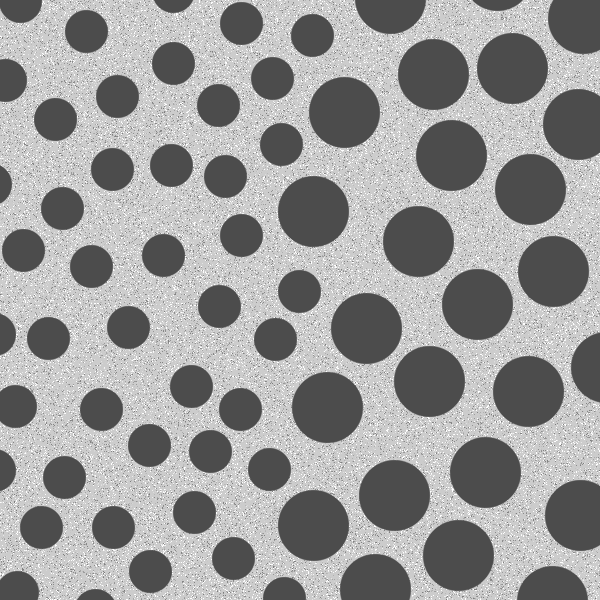
#> input picture cv-hw2/data/Fig0943(a)(dark_blobs_on_light_background).tif, 600 x 600 px
$ jupyter execute hw2_10.ipynb
#> lines starting #> are read from the running program, lines starting #| are printed output that depends on the picture; after the words box and inside, x2 and y2 are one past the last pixel; in counts of white or black regions, pixels touching at a corner belong together
# HW#2-10: Morphology를 이용한 텍스처 분할

두 종류의 blob이 혼합된 영상에서 Morphology 연산으로 영역을 분할한다.
Figure 9.43의 과정을 재현한다:
1. (a) 원본: 크고 작은 두 종류의 blob
2. (b) Closing으로 작은 blob 제거
3. (c) Opening으로 큰 blob 사이의 밝은 gap 제거
4. (d) Morphological Gradient로 경계선 추출 → 원본에 중첩

[cell 1]
import cv2
import numpy as np
import matplotlib.pyplot as plt

img = cv2.imread('data/Fig0943(a)(dark_blobs_on_light_background).tif', cv2.IMREAD_GRAYSCALE)
#> img is the input picture: shape (600, 600); min 76, max 255, mean 153.6
print(f'Image shape: {img.shape}, dtype: {img.dtype}')
#| Image shape: (600, 600), dtype: uint8

plt.figure(figsize=(6, 6))
plt.imshow(img, cmap='gray')
plt.title('(a) Original')
plt.axis('off')
plt.show()

## Step 1: Closing → 작은 blob 제거

Closing(Dilation → Erosion)은 어두운 영역(blob)보다 작은 구멍/간격을 메운다.
SE가 작은 blob보다 크면, 작은 blob이 배경에 흡수되어 사라진다.

[cell 2]
# 작은 blob 제거를 위한 Closing
# SE 크기를 조절하여 작은 blob만 제거
results_closing = {}
for ks in [15, 25, 35, 45]:
    kernel = cv2.getStructuringElement(cv2.MORPH_ELLIPSE, (ks, ks))
    closed = cv2.morphologyEx(img, cv2.MORPH_CLOSE, kernel)
    results_closing[ks] = closed
#> this loop made 4 passes
#> pass 1, `closed = cv2.morphologyEx(img, cv2.MORPH_CLOSE, kernel)`:
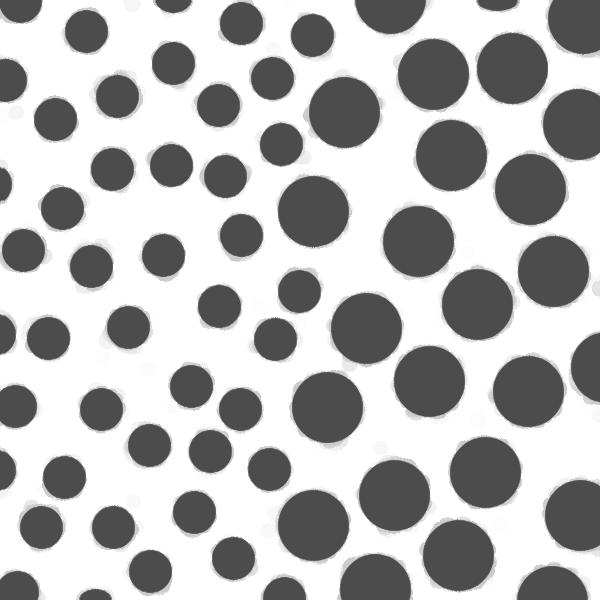
#> closed: shape (600, 600); min 76, max 255, mean 182.3
#> pass 3, `closed = cv2.morphologyEx(img, cv2.MORPH_CLOSE, kernel)`:
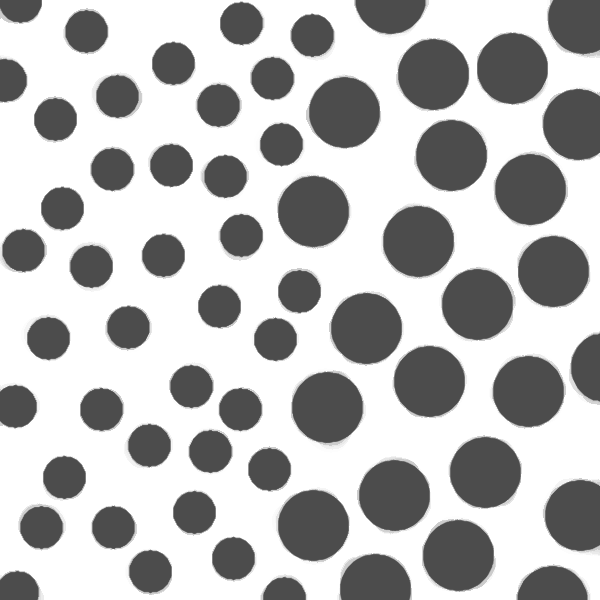
#> closed: shape (600, 600); min 76, max 255, mean 185.2
#> after the loop, results_closing = 4 items

fig, axes = plt.subplots(2, 2, figsize=(12, 12))
for i, ks in enumerate([15, 25, 35, 45]):
    r, c = divmod(i, 2)
    axes[r, c].imshow(results_closing[ks], cmap='gray')
    axes[r, c].set_title(f'Closing (Ellipse {ks}x{ks})')
    axes[r, c].axis('off')
plt.suptitle('Step 1: Closing - 작은 blob 제거', fontsize=14)
plt.tight_layout()
plt.show()
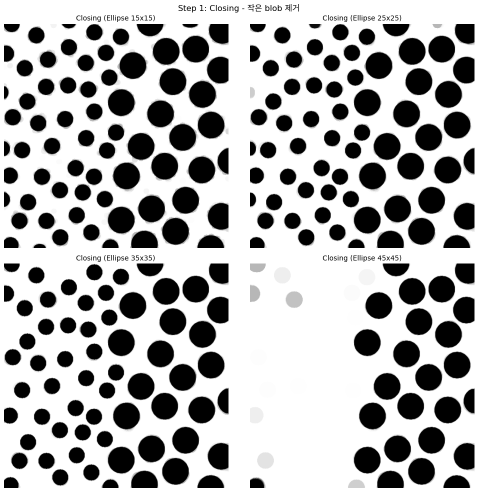
#> figure drawn by matplotlib, 4 panels

[cell 3]
# 최적 SE 크기 선택 (작은 blob 제거, 큰 blob 유지)
ks_close = 35  # 필요시 조절
kernel_close = cv2.getStructuringElement(cv2.MORPH_ELLIPSE, (ks_close, ks_close))
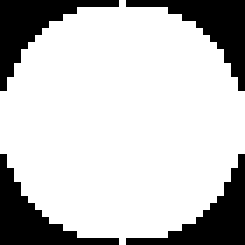
#> kernel_close: shape (35, 35) (shown 7 times larger); values 0 (black) and 1 (white), 76.8% white; 4 black regions, box (x1, y1, x2, y2) and area: (0, 0, 17, 13) 71, (18, 0, 35, 13) 71, (0, 22, 17, 35) 71, (18, 22, 35, 35) 71
step1_closed = cv2.morphologyEx(img, cv2.MORPH_CLOSE, kernel_close)

fig, axes = plt.subplots(1, 2, figsize=(12, 6))
axes[0].imshow(img, cmap='gray')
axes[0].set_title('(a) Original')
axes[0].axis('off')
axes[1].imshow(step1_closed, cmap='gray')
axes[1].set_title(f'(b) After Closing ({ks_close}x{ks_close})')
axes[1].axis('off')
plt.tight_layout()
plt.show()

## Step 2: Opening → 큰 blob 사이의 밝은 패치 제거

Opening(Erosion → Dilation)으로 큰 blob 사이에 남은 밝은 간격을 제거하여
큰 blob 영역을 하나의 연결된 어두운 영역으로 만든다.

[cell 4]
# Opening 적용
results_opening = {}
for ks in [15, 25, 35, 45]:
    kernel = cv2.getStructuringElement(cv2.MORPH_ELLIPSE, (ks, ks))
    opened = cv2.morphologyEx(step1_closed, cv2.MORPH_OPEN, kernel)
    results_opening[ks] = opened
#> this loop made 4 passes
#> pass 3, `opened = cv2.morphologyEx(step1_closed, cv2.MORPH_OPEN, kernel)`:
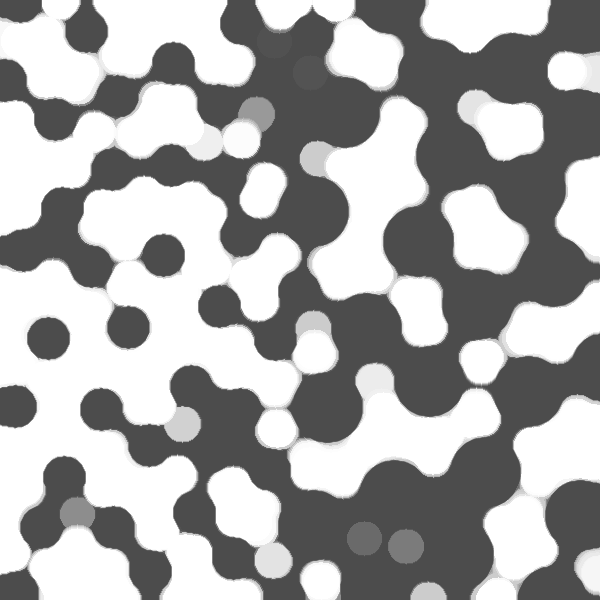
#> opened: shape (600, 600); min 76, max 255, mean 167.8
#> after the loop, results_opening = 4 items

fig, axes = plt.subplots(2, 2, figsize=(12, 12))
for i, ks in enumerate([15, 25, 35, 45]):
    r, c = divmod(i, 2)
    axes[r, c].imshow(results_opening[ks], cmap='gray')
    axes[r, c].set_title(f'Opening (Ellipse {ks}x{ks})')
    axes[r, c].axis('off')
plt.suptitle('Step 2: Opening - 밝은 패치 제거', fontsize=14)
plt.tight_layout()
plt.show()
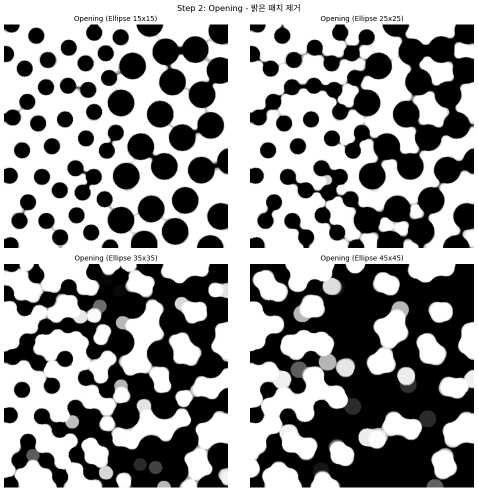
#> figure drawn by matplotlib, 4 panels

[cell 5]
# 최적 SE 크기 선택
ks_open = 35  # 필요시 조절
kernel_open = cv2.getStructuringElement(cv2.MORPH_ELLIPSE, (ks_open, ks_open))
step2_opened = cv2.morphologyEx(step1_closed, cv2.MORPH_OPEN, kernel_open)

fig, axes = plt.subplots(1, 2, figsize=(12, 6))
axes[0].imshow(step1_closed, cmap='gray')
axes[0].set_title(f'(b) After Closing')
axes[0].axis('off')
axes[1].imshow(step2_opened, cmap='gray')
axes[1].set_title(f'(c) After Opening ({ks_open}x{ks_open})')
axes[1].axis('off')
plt.tight_layout()
plt.show()

## Step 3: Morphological Gradient → 경계선 추출

Step 2 결과에서 Morphological Gradient(Dilation - Erosion)로 두 영역의 경계선을 추출한다.
이 경계선을 원본 영상 위에 중첩하여 분할 결과를 시각화한다.

[cell 6]
# Morphological Gradient로 경계 추출
kernel_grad = cv2.getStructuringElement(cv2.MORPH_RECT, (3, 3))
boundary = cv2.morphologyEx(step2_opened, cv2.MORPH_GRADIENT, kernel_grad)
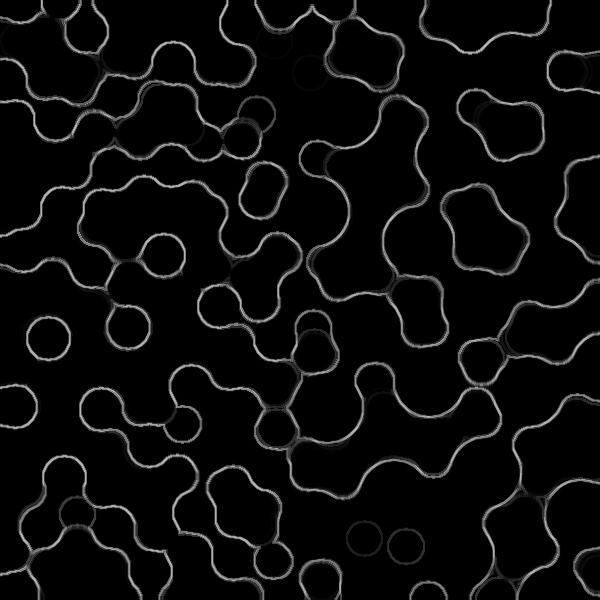
#> boundary: shape (600, 600); min 0, max 179, mean 11.1

# 경계선 이진화
_, boundary_bin = cv2.threshold(boundary, 30, 255, cv2.THRESH_BINARY)
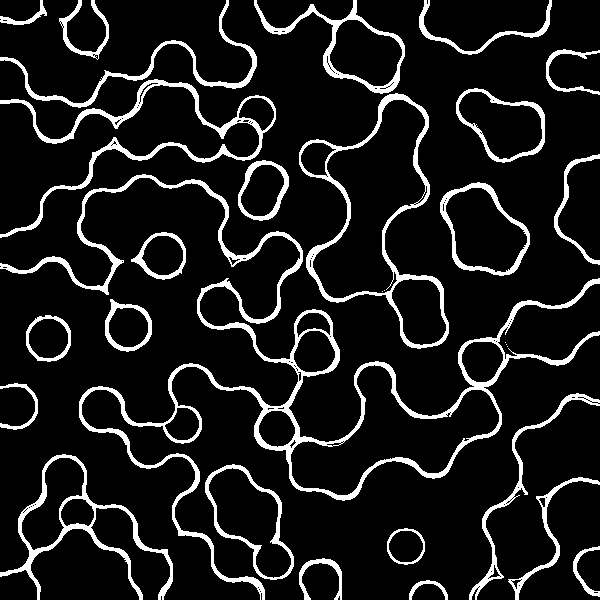
#> boundary_bin: shape (600, 600); 10.8% white; 30 white regions (5 under 20 px), largest, box (x1, y1, x2, y2) and area: (0, 174, 600, 600) 12642, (299, 93, 449, 349) 3581, (0, 79, 276, 238) 3500

# 원본 위에 경계선 중첩 (빨간색으로 표시하기 위해 컬러로 변환)
img_color = cv2.cvtColor(img, cv2.COLOR_GRAY2BGR)
img_color[boundary_bin == 255] = [255, 255, 255]  # 경계선을 흰색으로
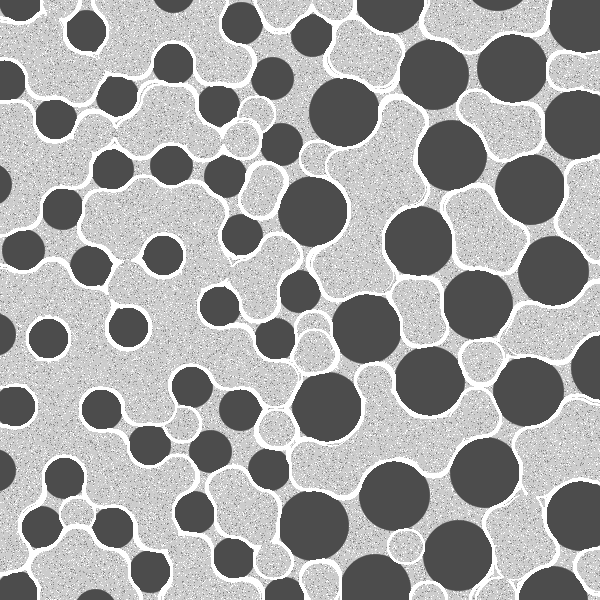
#> img_color: shape (600, 600, 3); 10.45% of pixels changed, all inside (x1, y1, x2, y2) = (0, 0, 600, 600)

plt.figure(figsize=(6, 6))
plt.imshow(boundary_bin, cmap='gray')
plt.title('Boundary (Morphological Gradient)')
plt.axis('off')
plt.show()

## 전체 결과 (Figure 9.43 재현)

[cell 7]
fig, axes = plt.subplots(2, 2, figsize=(12, 12))

axes[0, 0].imshow(img, cmap='gray')
axes[0, 0].set_title('(a) Original')
axes[0, 0].axis('off')

axes[0, 1].imshow(step1_closed, cmap='gray')
axes[0, 1].set_title(f'(b) Closing ({ks_close}x{ks_close}) - small blobs removed')
axes[0, 1].axis('off')

axes[1, 0].imshow(step2_opened, cmap='gray')
axes[1, 0].set_title(f'(c) Opening ({ks_open}x{ks_open}) - light patches removed')
axes[1, 0].axis('off')

# 원본에 경계 중첩
overlay = img.copy()
overlay[boundary_bin == 255] = 255
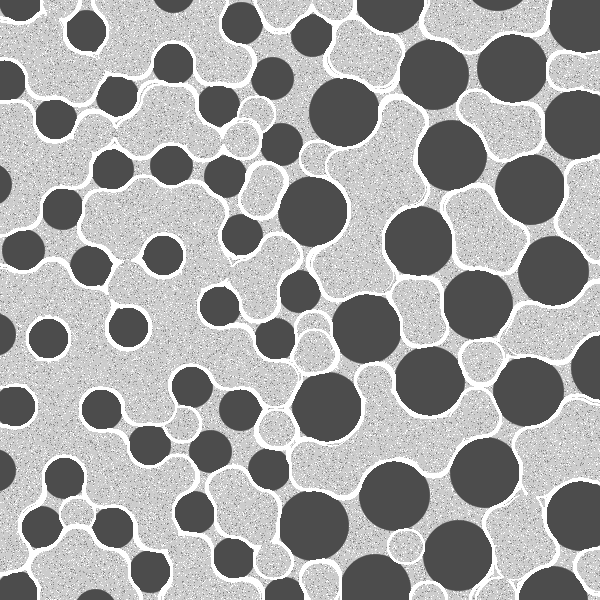
#> overlay: shape (600, 600); 10.45% of pixels changed, all inside (x1, y1, x2, y2) = (0, 0, 600, 600)
axes[1, 1].imshow(overlay, cmap='gray')
axes[1, 1].set_title('(d) Original + Boundary')
axes[1, 1].axis('off')

plt.tight_layout()
plt.savefig('result/hw2_10_result.png', dpi=150, bbox_inches='tight')
plt.show()
